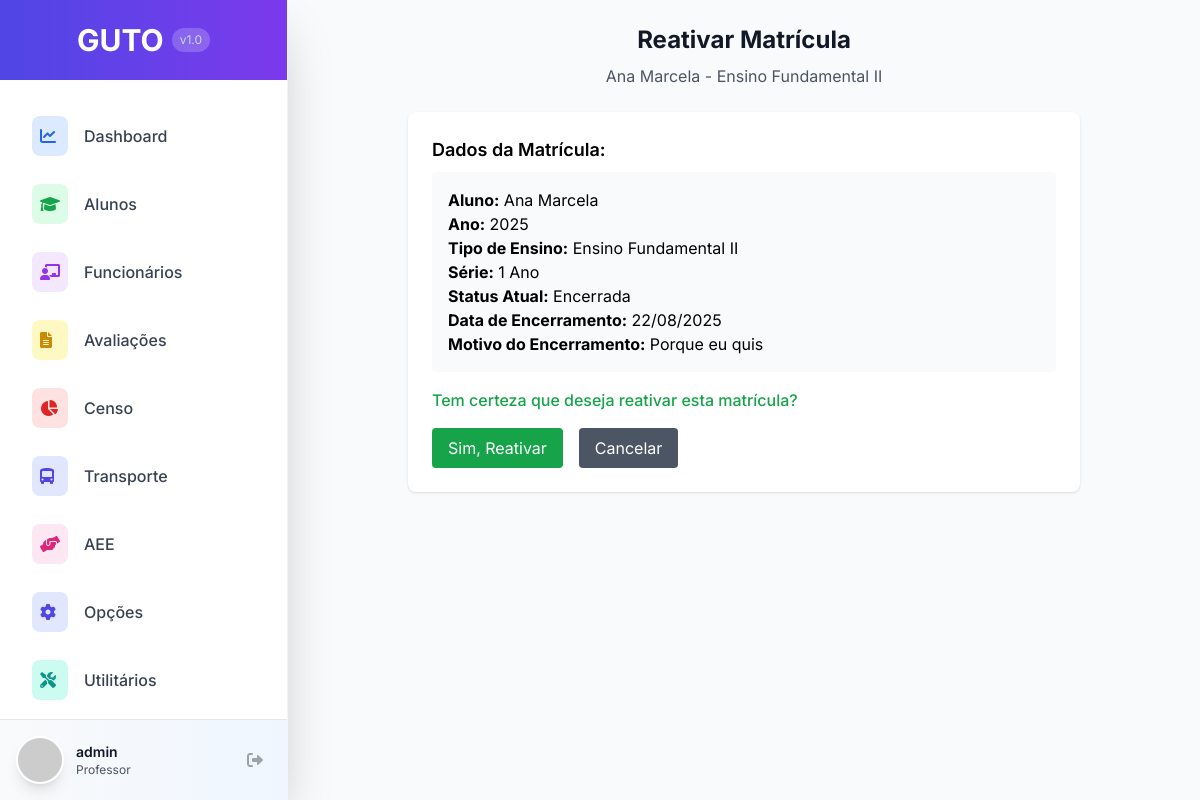
Screenshot of /alunos/matricula/3/reativar/ (signed in) with the database file from the repository.
### alunos/models.py (models this page shows, shortened)
class Matricula(models.Model):
    TIPO_ENSINO_CHOICES = [
        ('INFANTIL', 'Educação Infantil'),
        ('FUNDAMENTAL_I', 'Ensino Fundamental I'),
        ('FUNDAMENTAL_II', 'Ensino Fundamental II'),
        ('MEDIO', 'Ensino Médio'),
        ('EJA', 'Educação de Jovens e Adultos'),
        ('TECNICO', 'Ensino Técnico'),
    ]
    TIPO_MATRICULA_CHOICES = [
        ('REGULAR', 'Regular'),
        ('DEPENDENCIA', 'Dependência'),
        ('SUPLENCIA', 'Suplência'),
    ]
    TURNO_CHOICES = [
        ('MATUTINO', 'Matutino'),
        ('VESPERTINO', 'Vespertino'),
        ('NOTURNO', 'Noturno'),
        ('INTEGRAL', 'Integral'),
    ]
    CONDICAO_ANTERIOR_CHOICES = [
        ('NOVATO', 'Novato'),
        ('NOVATO_ESCOLA', 'Novato na Escola'),
        ('CONTINUIDADE', 'Continuidade'),
        ('RETORNANDO', 'Retornando'),
    ]
    STATUS_CHOICES = [
        ('ATIVA', 'Ativa'),
        ('ENCERRADA', 'Encerrada'),
        ('CANCELADA', 'Cancelada'),
    ]
    aluno = models.ForeignKey(Aluno, on_delete=models.CASCADE, related_name='matriculas')
    ano_administrativo = models.IntegerField(verbose_name="Ano Administrativo")
    tipo_ensino = models.CharField(max_length=20, choices=TIPO_ENSINO_CHOICES, verbose_name="Tipo de Ensino")
    serie_ano = models.CharField(max_length=50, verbose_name="Ano/Série/Módulo/Etapa")
    tipo_matricula = models.CharField(max_length=20, choices=TIPO_MATRICULA_CHOICES, default='REGULAR', verbose_name="Tipo de Matrícula")
    turno_preferencial = models.CharField(max_length=20, choices=TURNO_CHOICES, verbose_name="Turno Preferencial")
    data_matricula = models.DateField(verbose_name="Data da Matrícula")
    possui_dependencia = models.BooleanField(default=False, verbose_name="Possui Dependência")
    condicao_anterior = models.CharField(max_length=20, choices=CONDICAO_ANTERIOR_CHOICES, verbose_name="Condição Anterior")
    escola_origem = models.CharField(max_length=255, blank=True, null=True, verbose_name="Escola de Origem")
    tipo_rede_origem = models.CharField(max_length=50, blank=True, null=True, verbose_name="Tipo de Rede")
    pais_origem = models.CharField(max_length=100, blank=True, null=True, verbose_name="País de Origem")
    status = models.CharField(max_length=20, choices=STATUS_CHOICES, default='ATIVA', verbose_name="Status")
    data_encerramento = models.DateField(blank=True, null=True, verbose_name="Data de Encerramento")
    motivo_encerramento = models.TextField(blank=True, null=True, verbose_name="Motivo do Encerramento")
    condicoes_especiais_avaliacao = models.BooleanField(default=False, verbose_name="Condições Especiais de Avaliação")
    data_cadastro = models.DateTimeField(auto_now_add=True)
    data_atualizacao = models.DateTimeField(auto_now=True)
    usuario_cadastro = models.ForeignKey(User, on_delete=models.PROTECT, related_name='matriculas_cadastradas')
    class Meta:
        verbose_name = "Matrícula"
        verbose_name_plural = "Matrículas"
        unique_together = ['aluno', 'ano_administrativo', 'tipo_matricula']
        ordering = ['-ano_administrativo', '-data_matricula']

class Aluno(models.Model):
    SEXO_CHOICES = [
        ('M', 'Masculino'),
        ('F', 'Feminino'),
    ]
    TIPO_ARQUIVO_CHOICES = [
        ('CORRENTE', 'Arquivo Corrente'),
        ('PERMANENTE', 'Arquivo Permanente'),
    ]
    codigo = models.AutoField(primary_key=True, verbose_name="Código")
    nome = models.CharField(max_length=255, verbose_name="Nome Completo")
    nome_social = models.CharField(max_length=255, blank=True, null=True, verbose_name="Nome Social")
    data_nascimento = models.DateField(verbose_name="Data de Nascimento")
    sexo = models.CharField(max_length=1, choices=SEXO_CHOICES, verbose_name="Sexo")
    nome_mae = models.CharField(max_length=255, blank=True, null=True, verbose_name="Nome da Mãe")
    nome_pai = models.CharField(max_length=255, blank=True, null=True, verbose_name="Nome do Pai")
    mae_nao_declarada = models.BooleanField(default=False, verbose_name="Mãe não declarada")
    pai_nao_declarado = models.BooleanField(default=False, verbose_name="Pai não declarado")
    aluno_gemeo = models.BooleanField(default=False, verbose_name="Aluno Gêmeo")
    falta_historico_escolar = models.BooleanField(default=False, verbose_name="Falta histórico escolar")
    aluno_exclusivo_aee = models.BooleanField(default=False, verbose_name="Aluno exclusivo de Atividade Complementar/AEE")
    tipo_arquivo = models.CharField(max_length=20, choices=TIPO_ARQUIVO_CHOICES, default='CORRENTE', verbose_name="Tipo de Arquivo")
    lembrete = models.TextField(blank=True, null=True, verbose_name="Lembrete")
    foto = models.ImageField(upload_to='alunos/fotos/', blank=True, null=True, verbose_name="Foto")
    data_cadastro = models.DateTimeField(auto_now_add=True, verbose_name="Data de Cadastro")
    data_atualizacao = models.DateTimeField(auto_now=True, verbose_name="Última Atualização")
    usuario_cadastro = models.ForeignKey(User, on_delete=models.PROTECT, related_name='alunos_cadastrados', verbose_name="Usuário que Cadastrou")
    class Meta:
        verbose_name = "Aluno"
        verbose_name_plural = "Alunos"
        ordering = ['nome']

### alunos/views.py (the view, shortened to what this page needs)
# urls.py: path('matricula/<int:pk>/reativar/', views.matricula_reativar, name='matricula_reativar'),
@login_required
def matricula_reativar(request, pk):
    matricula = get_object_or_404(Matricula, pk=pk)
    if matricula.aluno.tipo_arquivo == 'PERMANENTE':
        messages.error(request, 'Não é possível reativar matrícula de aluno no Arquivo Permanente')
        return redirect('alunos:aluno_detail', pk=matricula.aluno.pk)
    return render(request, 'alunos/matricula_reativar.html', {'matricula': matricula})

### templates/alunos/matricula_reativar.html (shortened to what this page needs)
{% extends 'base.html' %}
{% block content %}
<div class="max-w-2xl mx-auto space-y-6">
    <div class="text-center">
        <h1 class="text-2xl font-bold text-gray-900">Reativar Matrícula</h1>
        <p class="text-gray-600 mt-2">{{ matricula.aluno.nome }} - {{ matricula.get_tipo_ensino_display }}</p>
    </div>
    <div class="bg-white rounded-lg shadow p-6">
        <div class="mb-4">
            <h3 class="text-lg font-semibold">Dados da Matrícula:</h3>
            <div class="mt-2 p-4 bg-gray-50 rounded">
                <p><strong>Aluno:</strong> {{ matricula.aluno.nome }}</p>
                <p><strong>Ano:</strong> {{ matricula.ano_administrativo }}</p>
                <p><strong>Tipo de Ensino:</strong> {{ matricula.get_tipo_ensino_display }}</p>
                <p><strong>Série:</strong> {{ matricula.serie_ano }}</p>
                <p><strong>Status Atual:</strong> {{ matricula.get_status_display }}</p>
                {% if matricula.data_encerramento %}
                <p><strong>Data de Encerramento:</strong> {{ matricula.data_encerramento|date:"d/m/Y" }}</p>
                {% endif %}
                {% if matricula.motivo_encerramento %}
                <p><strong>Motivo do Encerramento:</strong> {{ matricula.motivo_encerramento }}</p>
                {% endif %}
            </div>
        </div>
        <form method="post">
            <p class="mb-4 text-green-600 font-medium">
                Tem certeza que deseja reativar esta matrícula?
            </p>
            <div class="flex space-x-4">
                <button type="submit" class="bg-green-600 text-white px-4 py-2 rounded hover:bg-green-700">
                    Sim, Reativar
                </button>
                <a href="{% url 'alunos:aluno_detail' matricula.aluno.pk %}"
                   class="bg-gray-600 text-white px-4 py-2 rounded hover:bg-gray-700">
                    Cancelar
                </a>
            </div>
        </form>
    </div>
</div>
{% endblock %}

### templates/base.html (shortened to what this page needs)
<!DOCTYPE html>
<html lang="pt-BR">
<head>
    <script src="https://cdn.tailwindcss.com"></script>
    <link rel="stylesheet" href="https://cdnjs.cloudflare.com/ajax/libs/font-awesome/6.0.0/css/all.min.css">
    {% load static %}
    <link rel="stylesheet" href="{% static 'css/tailwind.css' %}">
</head>
<body class="bg-gray-50 font-sans">
    <div class="flex h-screen bg-gray-50 overflow-hidden">
        <div class="fixed inset-y-0 left-0 z-50 w-72 bg-white shadow-2xl border-r border-gray-100">
            <div class="flex items-center justify-center h-20 px-6 bg-gradient-to-r from-guto-blue to-guto-purple">
                <h1 class="text-3xl font-bold text-white">GUTO</h1>
                <span class="ml-2 text-xs text-blue-200 bg-white bg-opacity-20 px-2 py-1 rounded-full">v1.0</span>
            </div>
            <nav class="mt-6 px-4 space-y-1 pb-20 overflow-y-auto" style="height: calc(100vh - 200px);">
                <a href="{% url 'dashboard:home' %}" class="flex items-center space-x-4 px-4 py-3 rounded-xl text-gray-700 hover:bg-gradient-to-r hover:from-blue-50 hover:to-purple-50 hover:text-blue-700 transition-all duration-300 group">
                    <div class="p-2 rounded-lg bg-blue-100 text-blue-600 group-hover:bg-blue-200">
                        <i class="fas fa-chart-line w-5 h-5"></i>
                    </div>
                    <span class="font-medium">Dashboard</span>
                </a>
                <a href="{% url 'alunos:aluno_list' %}" class="flex items-center space-x-4 px-4 py-3 rounded-xl text-gray-700 hover:bg-gradient-to-r hover:from-green-50 hover:to-emerald-50 hover:text-green-700 transition-all duration-300 group">
                    <div class="p-2 rounded-lg bg-green-100 text-green-600 group-hover:bg-green-200">
                        <i class="fas fa-graduation-cap w-5 h-5"></i>
                    </div>
                    <span class="font-medium">Alunos</span>
                </a>
                <a href="{% url 'funcionarios:funcionario_list' %}" class="flex items-center space-x-4 px-4 py-3 rounded-xl text-gray-700 hover:bg-gradient-to-r hover:from-purple-50 hover:to-pink-50 hover:text-purple-700 transition-all duration-300 group">
                    <div class="p-2 rounded-lg bg-purple-100 text-purple-600 group-hover:bg-purple-200">
                        <i class="fas fa-chalkboard-teacher w-5 h-5"></i>
                    </div>
                    <span class="font-medium">Funcionários</span>
                </a>
                <a href="{% url 'avaliacao:avaliacao_home' %}" class="flex items-center space-x-4 px-4 py-3 rounded-xl text-gray-700 hover:bg-gradient-to-r hover:from-yellow-50 hover:to-orange-50 hover:text-yellow-700 transition-all duration-300 group">
                    <div class="p-2 rounded-lg bg-yellow-100 text-yellow-600 group-hover:bg-yellow-200">
                        <i class="fas fa-file-alt w-5 h-5"></i>
                    </div>
                    <span class="font-medium">Avaliações</span>
                </a>
                <a href="#" class="flex items-center space-x-4 px-4 py-3 rounded-xl text-gray-700 hover:bg-gradient-to-r hover:from-red-50 hover:to-pink-50 hover:text-red-700 transition-all duration-300 group">
                    <div class="p-2 rounded-lg bg-red-100 text-red-600 group-hover:bg-red-200">
                        <i class="fas fa-chart-pie w-5 h-5"></i>
                    </div>
                    <span class="font-medium">Censo</span>
                </a>
                <a href="#" class="flex items-center space-x-4 px-4 py-3 rounded-xl text-gray-700 hover:bg-gradient-to-r hover:from-indigo-50 hover:to-blue-50 hover:text-indigo-700 transition-all duration-300 group">
                    <div class="p-2 rounded-lg bg-indigo-100 text-indigo-600 group-hover:bg-indigo-200">
                        <i class="fas fa-bus-alt w-5 h-5"></i>
                    </div>
                    <span class="font-medium">Transporte</span>
                </a>
                <a href="{% url 'aee:aee_home' %}" class="flex items-center space-x-4 px-4 py-3 rounded-xl text-gray-700 hover:bg-gradient-to-r hover:from-pink-50 hover:to-rose-50 hover:text-pink-700 transition-all duration-300 group">
                    <div class="p-2 rounded-lg bg-pink-100 text-pink-600 group-hover:bg-pink-200">
                        <i class="fas fa-hands-helping w-5 h-5"></i>
                    </div>
                    <span class="font-medium">AEE</span>
                </a>
                <a href="{% url 'opcoes:opcoes_home' %}" class="flex items-center space-x-4 px-4 py-3 rounded-xl text-gray-700 hover:bg-gradient-to-r hover:from-indigo-50 hover:to-purple-50 hover:text-indigo-700 transition-all duration-300 group">
                    <div class="p-2 rounded-lg bg-indigo-100 text-indigo-600 group-hover:bg-indigo-200">
                        <i class="fas fa-cog w-5 h-5"></i>
                    </div>
                    <span class="font-medium">Opções</span>
                </a>
                <a href="{% url 'utilitarios:dashboard' %}" class="flex items-center space-x-4 px-4 py-3 rounded-xl text-gray-700 hover:bg-gradient-to-r hover:from-teal-50 hover:to-cyan-50 hover:text-teal-700 transition-all duration-300 group">
                    <div class="p-2 rounded-lg bg-teal-100 text-teal-600 group-hover:bg-teal-200">
                        <i class="fas fa-tools w-5 h-5"></i>
                    </div>
                    <span class="font-medium">Utilitários</span>
                </a>
            </nav>
            <div class="absolute bottom-0 w-full p-4 bg-gradient-to-r from-gray-50 to-blue-50 border-t border-gray-200">
                <div class="flex items-center space-x-3">
                    <img class="w-12 h-12 rounded-full border-2 border-white shadow-lg" src="https://ui-avatars.com/api/?name=Professor&background=4F46E5&color=fff&size=128" alt="Avatar">
                    <div class="flex-1 min-w-0">
                        <p class="text-sm font-semibold text-gray-900 truncate">
                            {% if user.is_authenticated %}
                                {{ user.get_full_name|default:user.username }}
                            {% else %}
                                Visitante
                            {% endif %}
                        </p>
                        <p class="text-xs text-gray-600 truncate">Professor</p>
                    </div>
                    <a href="{% url 'logout' %}" class="p-2 text-gray-400 hover:text-red-600 hover:bg-red-50 rounded-lg transition-all duration-200" title="Sair">
                        <i class="fas fa-sign-out-alt w-4 h-4"></i>
                    </a>
                </div>
            </div>
        </div>
        <div class="flex-1 ml-72 overflow-hidden">
            <main class="h-full overflow-y-auto p-6">
                {% block content %}
                {% endblock %}
            </main>
        </div>
    </div>
</body>
</html>

### rows the page displays
Matricula: aluno.nome "Ana Marcela", tipo_ensino "Ensino Fundamental II", ano_administrativo "2025", serie_ano "1 Ano", status "Encerrada", data_encerramento "22/08/2025", motivo_encerramento "Porque eu quis"

### other values shown
{{ user.get_full_name|default:user.username }} "admin"
